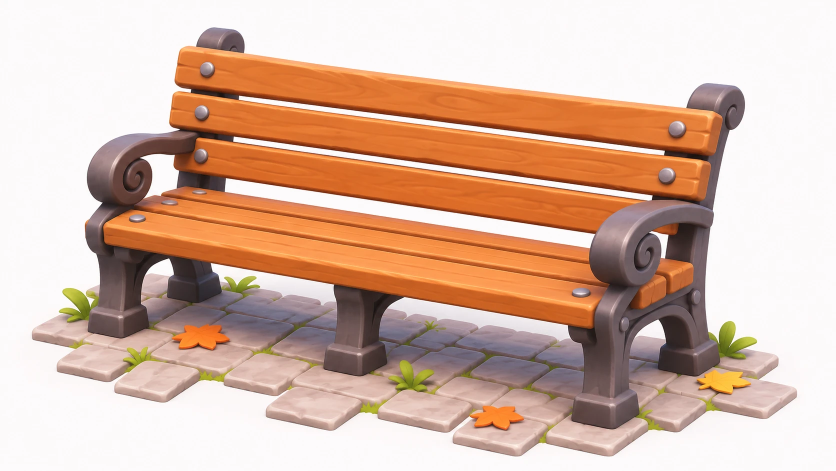
#> input picture art/world_assets/bench_park/ref/reference.png, 1672 x 941 px (shown at 1/2 size)
$ python sheet.py tex/bench_iron_n.png
#> lines starting #> are read from the running program, lines starting #| are printed output that depends on the picture
"""Lays the review renders out as contact sheets (colour, clay) and a comparison with the reference.

    uv run --no-project --with pillow python art/world_assets/bench_park/sheet.py <round folder>
"""
import os
import sys

from PIL import Image

here = os.path.dirname(os.path.abspath(__file__))
d = sys.argv[1]
ref = Image.open(os.path.join(here, "ref", "reference.png")).convert("RGB").resize((1280, 720))
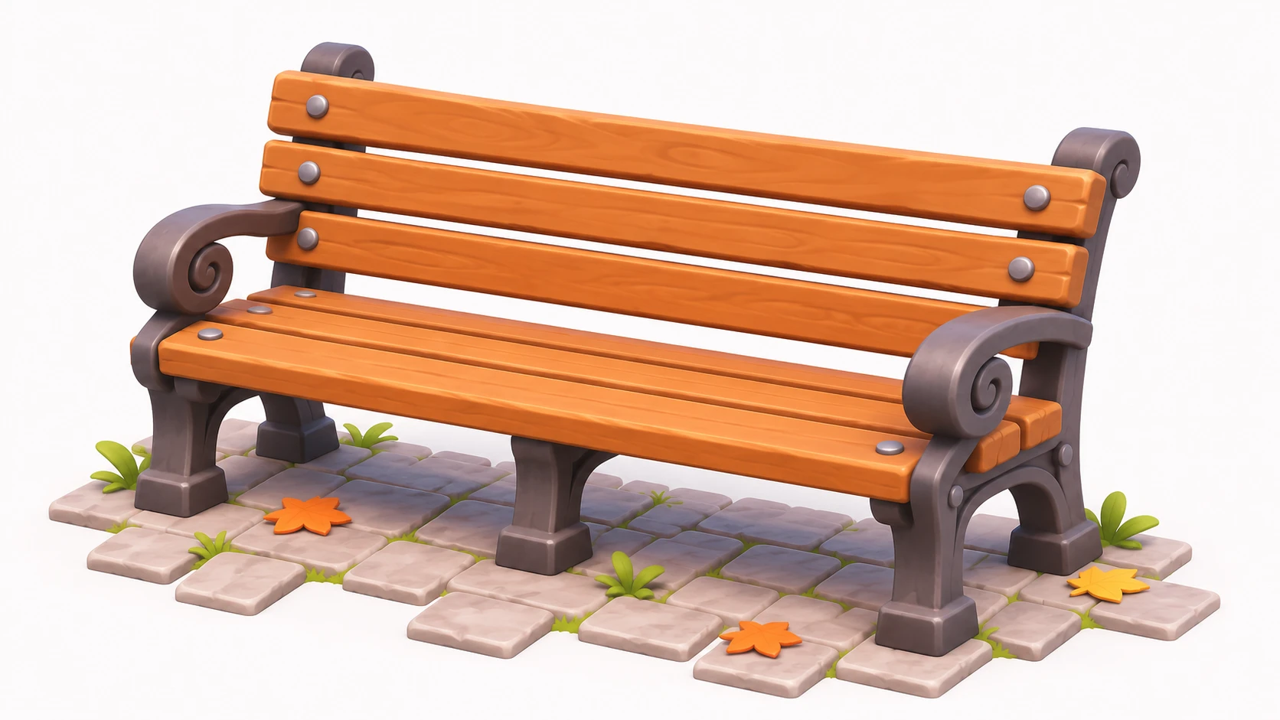
#> ref: PIL image 1280x720 RGB; mean R, G, B 215.4, 183.4, 165.7
mine = Image.open(os.path.join(d, "ref.png")).convert("RGB")
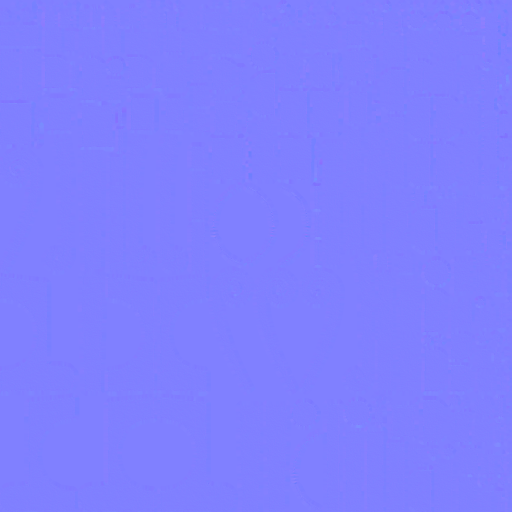
#> input picture art/world_assets/bench_park/tex/bench_iron_n.png, 1024 x 1024 px, given in place of ref.png, which was not available (shown at 1/2 size)
#> mine is the input picture: PIL image 1024x1024 RGB; mean R, G, B 127.6, 127.6, 255
s = Image.new("RGB", (1280, 1440), "white")
#> s: PIL image 1280x1440 RGB; every value is 255
s.paste(ref, (0, 0))
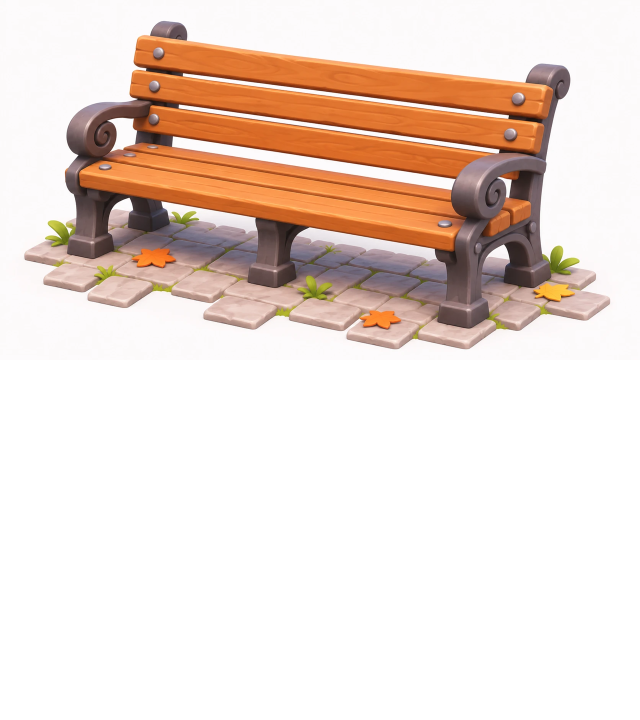
#> s: PIL image 1280x1440 RGB (shown at 1/2 size); mean R, G, B 235.2, 219.2, 210.4
s.paste(mine, (0, 720))
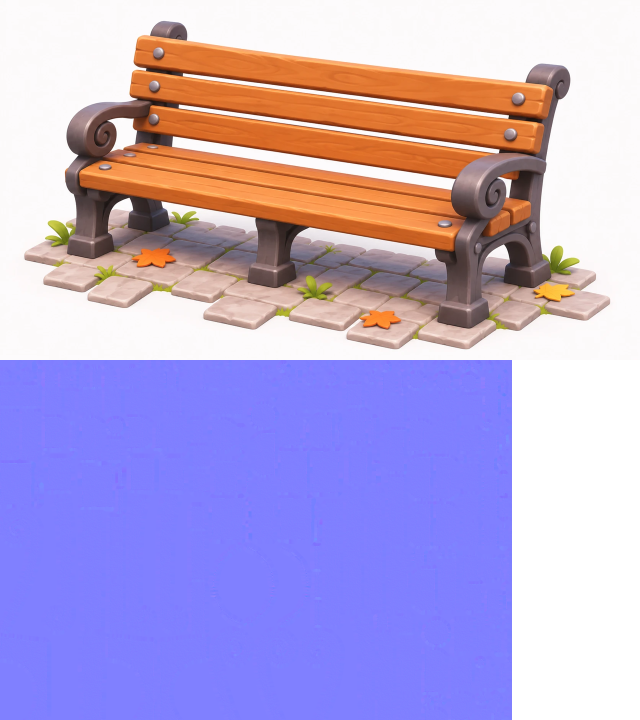
#> s: PIL image 1280x1440 RGB (shown at 1/2 size); mean R, G, B 184.2, 168.2, 210.4
s.save(os.path.join(d, "side_by_side.png"))
tiles = ["front_left", "front", "side", "back", "game", "close_arm", "close_back"]
for tag in ("", "_clay"):
    sheet = Image.new("RGB", (960 * 2, 640 * 4), "white")
#> sheet: PIL image 1920x2560 RGB; every value is 255
    for i, t in enumerate(tiles):
        im = Image.open(os.path.join(d, t + tag + ".png")).convert("RGB")
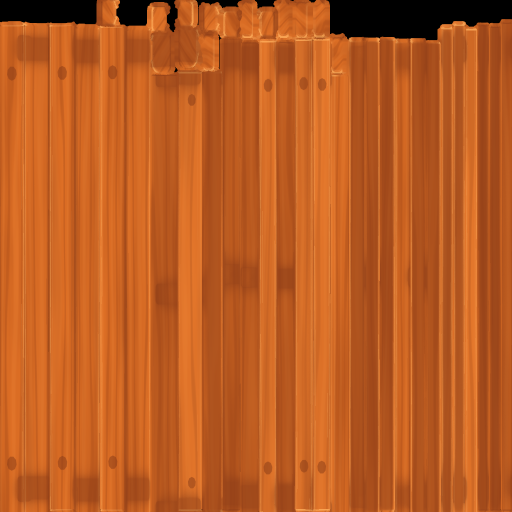
#> input picture art/world_assets/bench_park/tex/bench_wood.png, 1024 x 1024 px, given in place of front_left.png, which was not available (shown at 1/2 size)
#> im is the input picture: PIL image 1024x1024 RGB; mean R, G, B 186.2, 92, 33.2
        sheet.paste(im, (960 * (i % 2), 640 * (i // 2)))
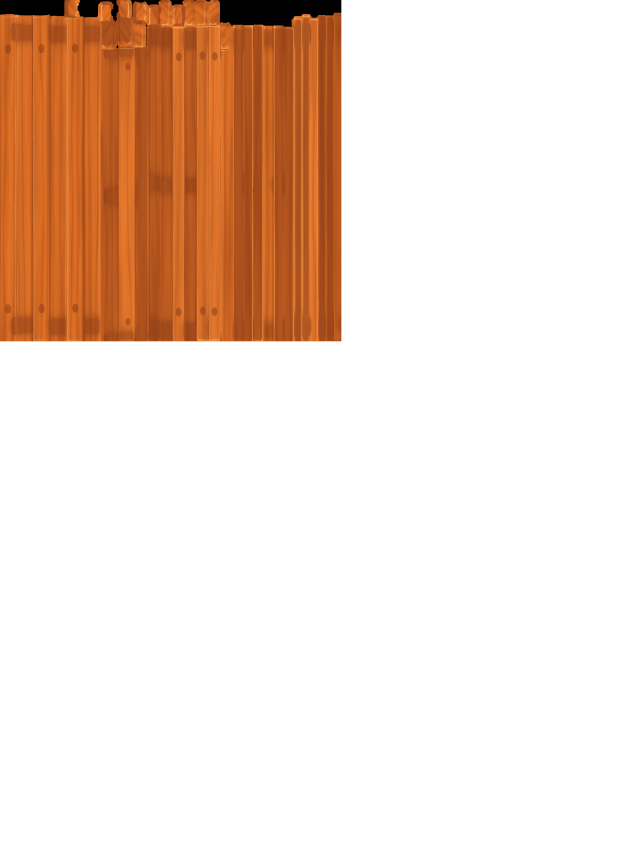
#> sheet: PIL image 1920x2560 RGB (shown at 1/3 size); mean R, G, B 240.3, 220.2, 207.7
#> (the run stopped early here; a loop or call above may not have finished)
